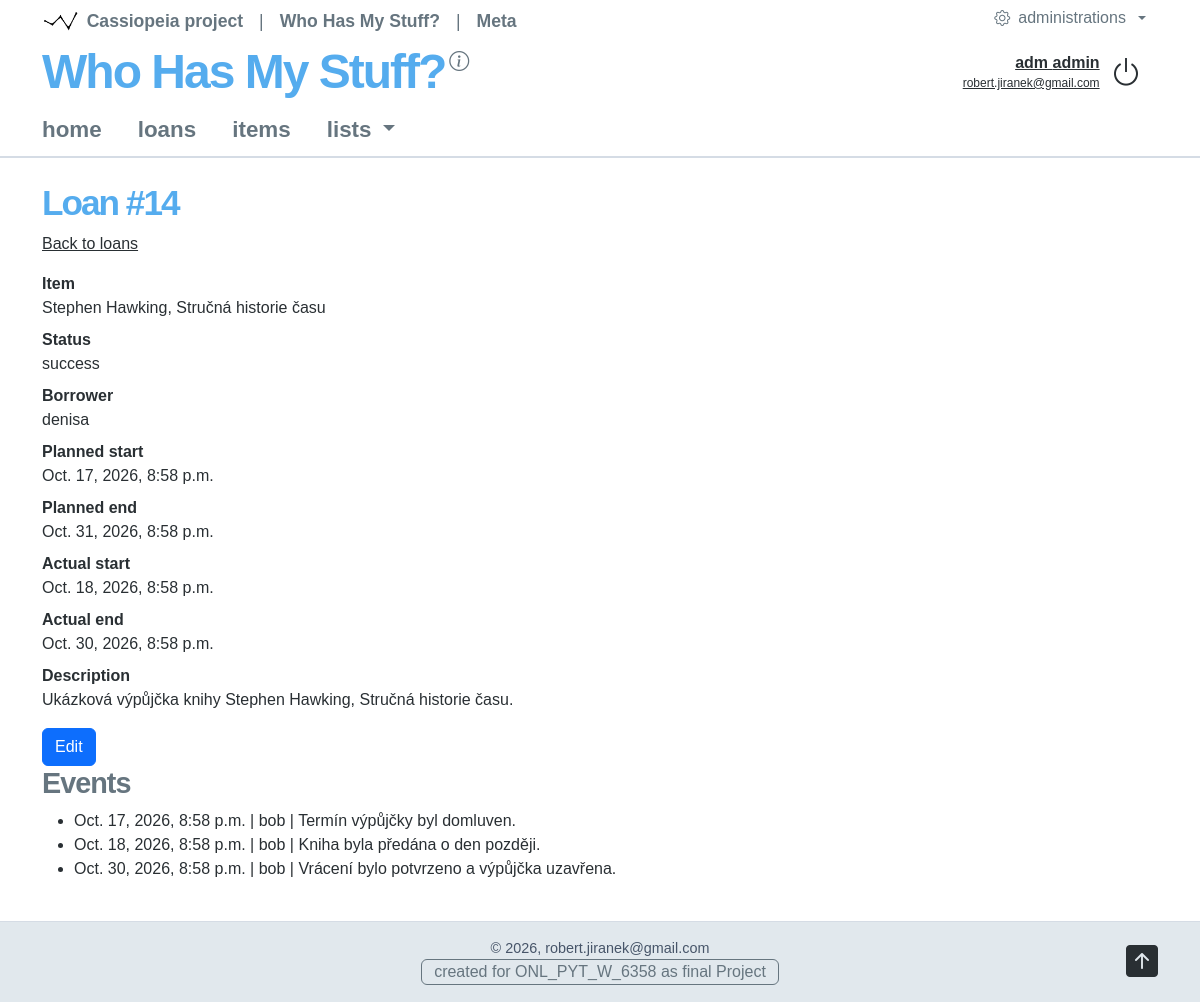
/whohas/loandetail/14 (signed in), run on the app's committed database.
### whohas/models.py (models this page shows, shortened)
class Loans(models.Model):
     tstamp_planned_start = models.DateTimeField(default=timezone.now)
     tstamp_planned_end = models.DateTimeField(null=True, blank=True,)
     tstamp_real_start = models.DateTimeField(null=True, blank=True,)
     tstamp_real_end = models.DateTimeField(null=True, blank=True,)
     description = models.TextField(null=True, blank=True)
     status = models.ForeignKey("LoanStatuses", on_delete=models.PROTECT, related_name="loans", null=True, blank=True, )
     item = models.ForeignKey("Items", on_delete=models.PROTECT, related_name="loans", null=True, blank=True, )
     borrower = models.ForeignKey(settings.AUTH_USER_MODEL,on_delete=models.PROTECT, null=False, blank=False,)

class Items(models.Model):
     name = models.CharField(max_length=120, null=False, db_index=True)
     description = models.TextField(null=True, blank=True)
     owner = models.ForeignKey(settings.AUTH_USER_MODEL,on_delete=models.PROTECT, null=True, blank=True,)
     item_type = models.ForeignKey("ItemTypes", on_delete=models.PROTECT, related_name="items", null=True, blank=True,)
     item_categories = models.ManyToManyField("ItemCategories", related_name="items", blank=True,)
     def __str__(self):
          return self.name

class LoanStatuses(models.Model):
     name = models.CharField(max_length=24, null=False, db_index=True)
     format = models.JSONField(default=dict, null=True)
     def __str__(self):
          return self.name

class Events(models.Model):
     tstamp = models.DateTimeField(default=timezone.now)
     description = models.TextField(null=True, blank=True)
     loan = models.ForeignKey("Loans", on_delete=models.PROTECT, related_name="loan", null=True, blank=True, )
     author = models.ForeignKey(settings.AUTH_USER_MODEL, on_delete=models.PROTECT, related_name="whohas_events")

### whohas/views/loans.py (the view, shortened to what this page needs)
# urls.py: path('loandetail/<int:loanid>', LoanDetailView.as_view(), name='loandetail'),
class LoanDetailView(SysAuthNoPermission, View):
    def get_permission_required(self):
        permissions = ["whohas.view_loans"]
        if self.request.method == "POST" or self.request.GET.get("edit") == "1":
            permissions.append("whohas.change_loans")
        return permissions
    def get(self, request, loanid):
        loan = get_object_or_404(
            Loans.objects.select_related("item", "borrower", "status"), pk=loanid,
        )
        form = LoanForm(instance=loan) if request.GET.get("edit") == "1" else None
        return self.show(request, loan, form)
    def show(self, request, loan, form, status=200):
        events = loan.loan.select_related("author").order_by("tstamp", "pk")
        response = self.page_render(
            request, "loandetail", {"loan": loan, "events": events, "form": form},
        )
        response.status_code = status
        return response

### syscor/views/tools.py (called while the page is built)
    @staticmethod
    def session_clear(request, session_name):
        request.session.pop(session_name, None)
        return True

### syscor/views/web.py (called while the page is built)
    @staticmethod
    def web_application_attribute_get(application_code: str = 'cassiopeia', application_attribut: str = None) -> dict[str, str] | str:
        application_code = application_code.lower()
        attribs = WEB_APPLICATIONS[application_code].copy()
        attribs['application_code'] = application_code
        if application_attribut is None:
            return attribs
        else:
            application_attribut = application_attribut.lower()
            return attribs[application_attribut]

    @staticmethod
    def web_application_module_attribute_get(module_code: str = 'cassiopeia', module_attribut: str = None) -> dict[str, str] | str:
        module_code = module_code.lower()
        attribs = WEB_APPLICATION_MODULES[module_code].copy()
        attribs['module_code'] = module_code
        if module_attribut is None:
            return attribs
        else:
            module_attribut = module_attribut.lower()
            return attribs[module_attribut]

    @staticmethod
    def web_message_get(request, message_type = 'web_message'):
        sys_msg_value = request.session.get(message_type)
        sysTools.session_clear(request, message_type)
        request.session.pop(message_type, None)
        return sys_msg_value

### syslog/views/logging.py (called while the page is built)
    @staticmethod
    def log(
        request,
        module_code: str,
        module_file_template: str,
        web_page_attributes: dict,
        timedelta_render_page: timedelta,
        timedelta_content_prepare: timedelta,
    ) -> bool:
        try:
            with transaction.atomic():
                WebLog.objects.create(
                    module_code=module_code,
                    module_file_template=module_file_template,
                    web_page_attributes=web_page_attributes,
                    timedelta_render_page=timedelta_render_page,
                    timedelta_content_prepare=timedelta_content_prepare,
                )
        except DatabaseError:
            logger.exception("WebLogging.log(): The record could not be saved to table WebLog.")
            return False
        return True

### whohas/templates/loandetail.html
{% extends "syscor-body.html" %}
{% block content-l2 %}
{% with loan=web_data.loan %}
<h1>Loan #{{ loan.pk }}</h1>
<p><a href="{% url 'loans' %}">Back to loans</a></p>
{% if web_data.form %}
<form method="post" action="{% url 'loandetail' loan.pk %}">
    {% csrf_token %}
    {{ web_data.form.non_field_errors }}
    {% for field in web_data.form %}
    <div class="mb-3">
        {{ field.label_tag }}
        {{ field }}
        {% for error in field.errors %}
        <div class="text-danger" role="alert">{{ error }}</div>
        {% endfor %}
    </div>
    {% endfor %}
    <button type="submit" class="btn btn-primary">Save</button>
    <a href="{% url 'loandetail' loan.pk %}" class="btn btn-secondary">Cancel</a>
</form>
{% else %}
<dl>
    <dt>Item</dt><dd>{{ loan.item|default_if_none:"-" }}</dd>
    <dt>Status</dt><dd>{{ loan.status|default_if_none:"-" }}</dd>
    <dt>Borrower</dt><dd>{{ loan.borrower }}</dd>
    <dt>Planned start</dt><dd>{{ loan.tstamp_planned_start }}</dd>
    <dt>Planned end</dt><dd>{{ loan.tstamp_planned_end|default_if_none:"-" }}</dd>
    <dt>Actual start</dt><dd>{{ loan.tstamp_real_start|default_if_none:"-" }}</dd>
    <dt>Actual end</dt><dd>{{ loan.tstamp_real_end|default_if_none:"-" }}</dd>
    <dt>Description</dt><dd>{{ loan.description|default:"-" }}</dd>
</dl>
{% if perms.whohas.change_loans %}
<a href="{% url 'loandetail' loan.pk %}?edit=1" class="btn btn-primary">Edit</a>
{% endif %}
{% endif %}
<h2>Events</h2>
<ul>
    {% for event in web_data.events %}
    <li>{{ event.tstamp }} | {{ event.author }} | {{ event.description }}</li>
    {% empty %}
    <li>No events recorded.</li>
    {% endfor %}
</ul>
{% endwith %}
{% endblock %}

### syscor/templates/syscor-nav-line.html (shortened to what this page needs)
{% load static %}
<div class="row align-items-center gy-2">
    <div class="col-12 col-lg">
        <nav class="navbar rjd-brand-row justify-content-start align-items-start flex-nowrap">
            <a class="navbar-brand rjd-project-name" href="/{{ web_page_attributes.application_code }}">
                {{ web_page_attributes.application_name }}
            </a>
            <a class="icon-link rjd-header-action" href="#aboutProjectInfo"
               role="button" data-bs-toggle="modal" data-bs-target="#aboutProjectInfo"
               aria-label="About project Cassiopeia">
                <i class="bi bi-info-circle fs-5" aria-hidden="true"></i>
            </a>
        </nav>
    </div>
    <div class="col-12 col-lg-auto">
        <div class="rjd-account">
        {% if user.is_authenticated %}
            <div class="rjd-account-details">
                <a class="rjd-account-profile" href="{% url 'profile' %}">
                    {{ user.first_name }} {{ user.last_name|default:user.username }}<br>
                    <span class="rjd-account-caption">{{ user.email|default:user.username }}</span>
                </a>
            </div>
            <form action="{% url 'logout' %}" method="post">
                <button class="rjd-account-action" type="submit" aria-label="Logout" title="Logout">
                    <i class="bi bi-power fs-2" aria-hidden="true"></i>
                </button>
            </form>
        {% endif %}
        </div>
    </div>
</div>

### syscor/static/css/cassiopeia/base.css (style rules this page uses)
:root { --bs-body-font-family: Calibri, Verdana, Arial, sans-serif; --bs-body-color: #292f33; --bs-body-bg: #ffffff; --bs-link-color: #292f33; --bs-link-hover-color: #66757F; --bs-link-visited-color: #292f33; }
a:where(:not(.btn, .nav-link, .dropdown-item, .navbar-brand)) { text-decoration: underline; color: #292f33 }
a:where(:not(.btn, .nav-link, .dropdown-item, .navbar-brand)):hover { text-decoration: underline; color: #55acee }
a:where(:not(.btn, .nav-link, .dropdown-item, .navbar-brand)):focus-visible { outline: 2px solid currentColor; outline-offset: 3px; }
h1 { font-size: 2.2em; color: #55acee; font-weight: 500; letter-spacing: -2px; }
h2 { font-size: 1.8em; color: #66757f; font-weight: 800; letter-spacing: -1px; }
.rjd-project-name { color: #55acee; letter-spacing: -2px; font-weight: 700; font-size: clamp(1.8rem, 4vw, 3rem); line-height: 1.1; padding-block: 0; min-width: 0; white-space: normal; overflow-wrap: anywhere; }
.rjd-brand-row { padding-block: 0.25rem; gap: 0.25rem; }
.rjd-brand-row .rjd-project-name { margin-inline-end: 0; }
.rjd-brand-row .rjd-header-action { color: #66757f; }
.rjd-account { display: flex; align-items: center; justify-content: flex-end; flex-wrap: nowrap; gap: 0.4rem; padding: 0.4rem 0.75rem; }
.rjd-account-details { display: flex; flex-direction: column; justify-content: center; text-align: right; gap: 0; min-width: 0; font-size: 1.0rem; line-height: 1.15; }
.rjd-account-caption { color: #292f33; font-weight: 400; font-size: 0.75rem; }
.rjd-account .rjd-account-profile { color: #292f33; font-weight: 600; text-decoration: underline; overflow-wrap: anywhere; }
.rjd-account .rjd-account-action { display: inline-flex; align-items: center; justify-content: center; flex-shrink: 0; width: 2.5rem; height: 2.5rem; border: 0; background: transparent; border-radius: 0.25rem; color: #292f33; font-size: 1rem; text-decoration: none; }
.rjd-main h1 { font-weight: 800; }

### data on the page
Loans: pk "14", item "Stephen Hawking, Stručná historie času", status "success", borrower "denisa", tstamp_planned_start "Oct. 17, 2026, 8:58 p.m.", tstamp_planned_end "Oct. 31, 2026, 8:58 p.m.", tstamp_real_start "Oct. 18, 2026, 8:58 p.m.", tstamp_real_end "Oct. 30, 2026, 8:58 p.m.", description "Ukázková výpůjčka knihy Stephen Hawking, Stručná historie času."
Events: tstamp "Oct. 17, 2026, 8:58 p.m.", author "bob", description "Termín výpůjčky byl domluven."
Events: tstamp "Oct. 18, 2026, 8:58 p.m.", author "bob", description "Kniha byla předána o den později."
Events: tstamp "Oct. 30, 2026, 8:58 p.m.", author "bob", description "Vrácení bylo potvrzeno a výpůjčka uzavřena."

### other printed values
{{ web_page_attributes.application_name }} "Who Has My Stuff?"
{{ user.first_name }} "adm"
{{ user.last_name|default:user.username }} "admin"
{{ user.email|default:user.username }} "robert.jiranek@gmail.com"
